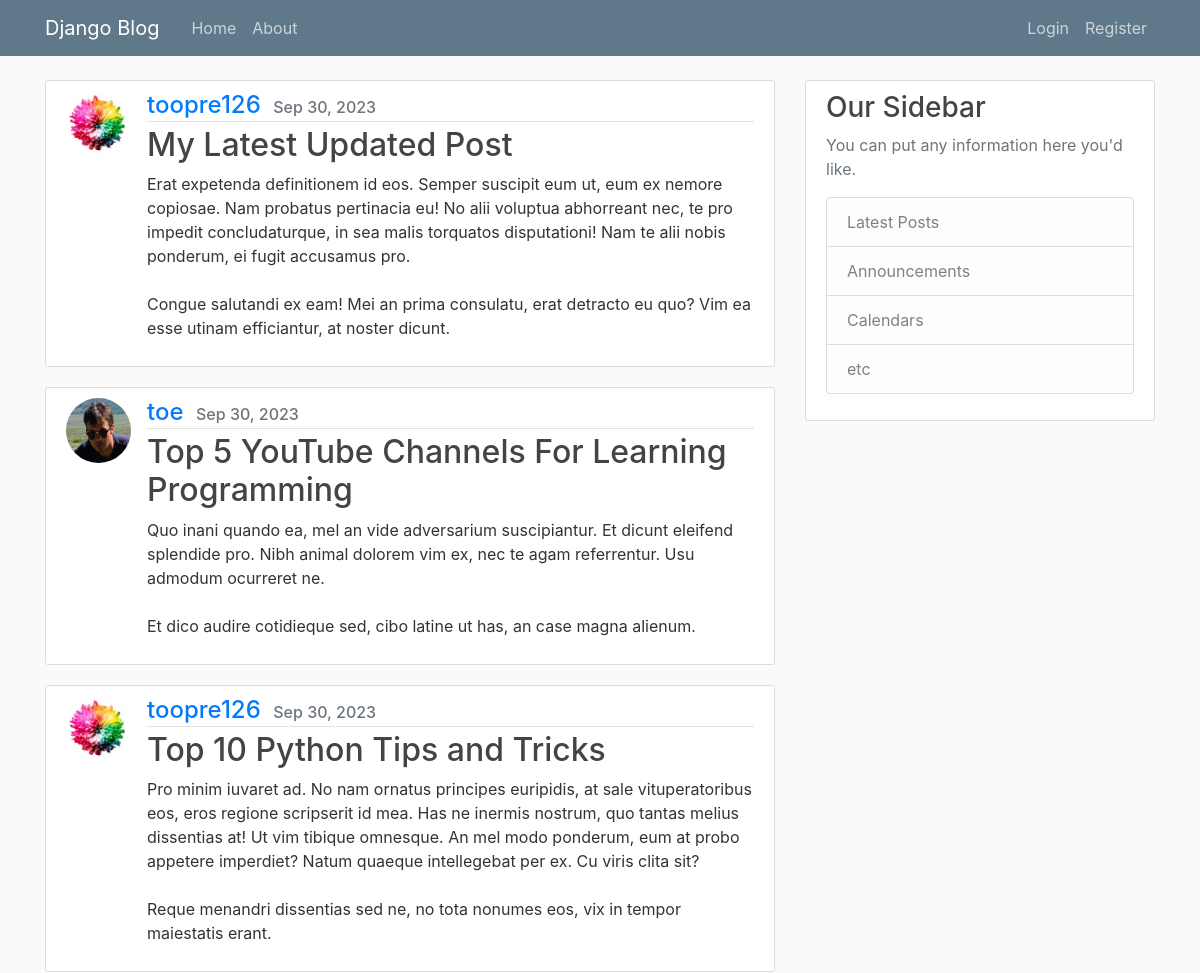
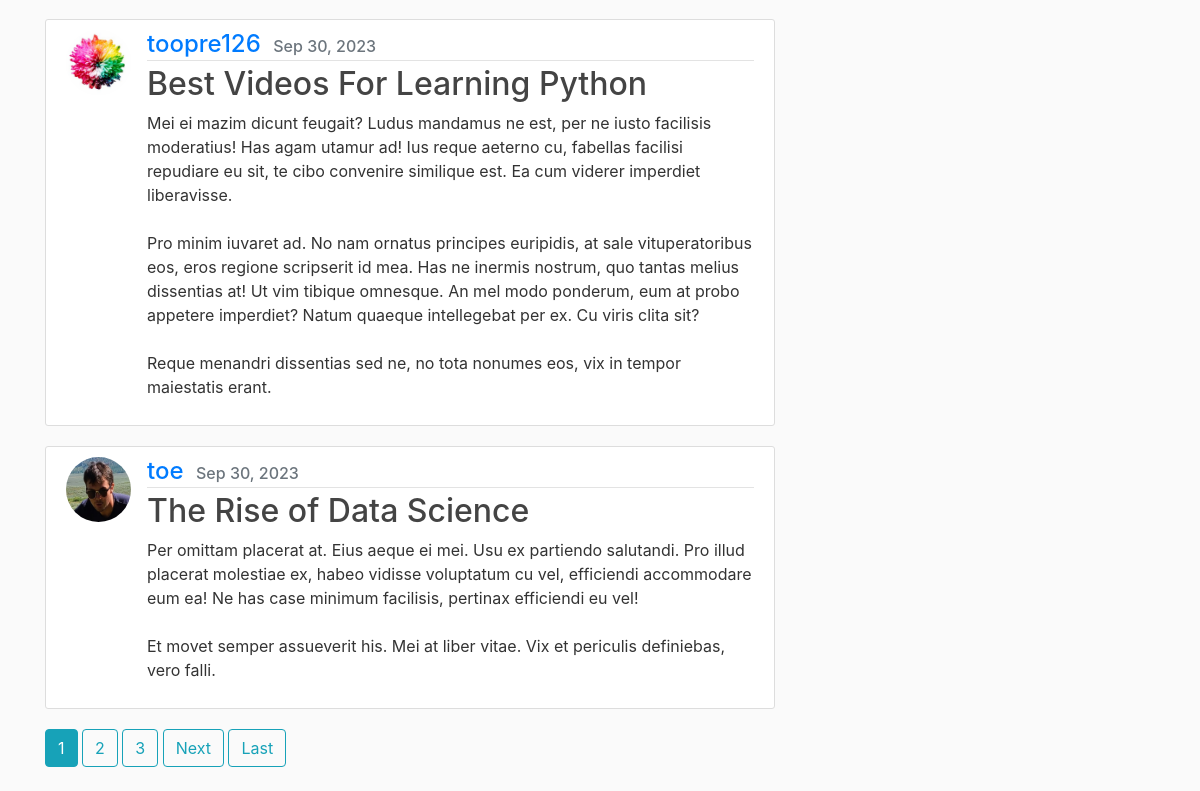
The page / on the database its author committed (2 pictures, top to bottom).
### blog/models.py (models this page shows, shortened)
class Post(models.Model):
    title = models.CharField(max_length=100)
    content = models.TextField()
    date_posted = models.DateTimeField(default = timezone.now)
    author = models.ForeignKey(User, on_delete = models.CASCADE)

### users/models.py (models this page shows, shortened)
class Profile(models.Model):
    user = models.OneToOneField(User, on_delete=models.CASCADE)
    image = models.ImageField(default='default.jpg', upload_to='profile_pics')

### blog/views.py (the view)
# urls.py: path('', PostListView.as_view(), name = 'blog-home'),
class PostListView(ListView):
    model = Post
    template_name = 'blog/home.html' #<app>/<model>_<viewtype>.html
    context_object_name = 'posts'
    ordering = ['-date_posted']
    paginate_by = 5

### blog/templates/blog/home.html (shortened to what this page needs)
{% extends "blog/base.html"%}
{% block content %}
    {% for post in posts %}
        <article class="media content-section">
            <img class="rounded-circle article-img" src="{{ post.author.profile.image.url }}">
            <div class="media-body">
            <div class="article-metadata">
                <a class="mr-2 h4" href="{% url 'user-posts' post.author.username %}">{{ post.author }}</a>
                <small class="text-muted h6">{{ post.date_posted|date:"M d, Y"}}</small>
            </div>
            <h2><a class="article-title" href="{% url 'post-detail' post.id %}">{{ post.title }}</a></h2>
            <p class="article-content">{{ post.content }}</p>
            </div>
        </article>
    {% endfor %}
    {% if is_paginated %}
        {% for num in page_obj.paginator.page_range %}
            {% if page_obj.number == num %}
                <a class="btn btn-info mb-4" href="?page={{ num }}">{{ num }}</a>
            {% elif num > page_obj.number|add:'-3' and num < page_obj.number|add:'3' %}
                <a class="btn btn-outline-info mb-4" href="?page={{ num }}">{{ num }}</a>
            {% endif %}
        {% endfor %}
        {% if page_obj.has_next %}
            <a class="btn btn-outline-info mb-4" href="?page={{ page_obj.next_page_number }}">Next</a>
            <a class="btn btn-outline-info mb-4" href="?page={{ page_obj.paginator.num_pages}}">Last</a>
        {% endif %}
    {% endif %}
{% endblock content %}

### blog/templates/blog/base.html (shortened to what this page needs)
{% load static %}
<!DOCTYPE html>
<html lang="en">
<head>
    <link rel="stylesheet" href="https://cdn.jsdelivr.net/npm/bootstrap@4.4.1/dist/css/bootstrap.min.css">
    <link rel="stylesheet" href="{% static 'blog/main.css' %}">
</head>
<body>
    <header class="site-header">
        <nav class="navbar navbar-expand-md navbar-dark bg-steel fixed-top">
          <div class="container">
            <a class="navbar-brand mr-4" href="{% url 'blog-home'%}">Django Blog</a>
            <div class="collapse navbar-collapse" id="navbarToggle">
              <div class="navbar-nav mr-auto">
                <a class="nav-item nav-link" href="{% url 'blog-home'%}">Home</a>
                <a class="nav-item nav-link" href="{% url 'blog-about'%}">About</a>
              </div>
              <div class="navbar-nav">
                {% if user.is_authenticated %}
                  <a class="nav-item nav-link" href="{% url 'post-create'%}">New post</a>
                  <a class="nav-item nav-link" href="{% url 'profile'%}">Profile</a>
                  <a class="nav-item nav-link" href="{% url 'logout'%}">Logout</a>
                {% else %}
                  <a class="nav-item nav-link" href="{% url 'login'%}">Login</a>
                  <a class="nav-item nav-link" href="{% url 'register'%}">Register</a>
                {% endif %}
              </div>
            </div>
          </div>
        </nav>
      </header>
      <main role="main" class="container">
        <div class="row">
          <div class="col-md-8">
            {% block content %}{% endblock %}
          </div>
          <div class="col-md-4">
            <div class="content-section">
              <h3>Our Sidebar</h3>
              <p class='text-muted'>You can put any information here you'd like.
                <ul class="list-group">
                  <li class="list-group-item list-group-item-light">Latest Posts</li>
                  <li class="list-group-item list-group-item-light">Announcements</li>
                  <li class="list-group-item list-group-item-light">Calendars</li>
                  <li class="list-group-item list-group-item-light">etc</li>
                </ul>
              </p>
            </div>
          </div>
        </div>
      </main>
</body>
</html>

### blog/static/blog/main.css (style rules this page uses)
body { background: #fafafa; color: #333333; margin-top: 5rem; }
h1, h2, h3, h4, h5, h6 { color: #444444; }
ul { margin: 0; }
.bg-steel { background-color: #5f788a; }
.site-header .navbar-nav .nav-link { color: #cbd5db; }
.content-section { background: #ffffff; padding: 10px 20px; border: 1px solid #dddddd; border-radius: 3px; margin-bottom: 20px; }
.article-title { color: #444444; }
.article-content { white-space: pre-line; }
.article-img { height: 65px; width: 65px; margin-right: 16px; }
.article-metadata { padding-bottom: 1px; margin-bottom: 4px; border-bottom: 1px solid #e3e3e3 }

### rows shown on the page
Post: author.profile.image (placeholder picture), author "toopre126", date_posted "Sep 30, 2023", title "My Latest Updated Post", content "Erat expetenda definitionem id eos. Semper suscipit eum ut, eum ex nemore copiosae. Nam probatus pertinacia eu! No alii voluptua abhorreant nec, te pro impedit concludaturque, in sea malis torquatos disputationi! Nam te alii nobis ponderum, ei fugit accusamus pro. Congue salutandi ex eam! Mei an prima consulatu, erat detracto eu quo? Vim ea esse utinam efficiantur, at noster dicunt."
Post: author.profile.image (picture), author "toe", date_posted "Sep 30, 2023", title "Top 5 YouTube Channels For Learning Programming", content "Quo inani quando ea, mel an vide adversarium suscipiantur. Et dicunt eleifend splendide pro. Nibh animal dolorem vim ex, nec te agam referrentur. Usu admodum ocurreret ne. Et dico audire cotidieque sed, cibo latine ut has, an case magna alienum."
Post: author.profile.image (placeholder picture), author "toopre126", date_posted "Sep 30, 2023", title "Top 10 Python Tips and Tricks", content "Pro minim iuvaret ad. No nam ornatus principes euripidis, at sale vituperatoribus eos, eros regione scripserit id mea. Has ne inermis nostrum, quo tantas melius dissentias at! Ut vim tibique omnesque. An mel modo ponderum, eum at probo appetere imperdiet? Natum quaeque intellegebat per ex. Cu viris clita sit? Reque menandri dissentias sed ne, no tota nonumes eos, vix in tempor maiestatis erant."
Post: author.profile.image (placeholder picture), author "toopre126", date_posted "Sep 30, 2023", title "Best Videos For Learning Python", content "Mei ei mazim dicunt feugait? Ludus mandamus ne est, per ne iusto facilisis moderatius! Has agam utamur ad! Ius reque aeterno cu, fabellas facilisi repudiare eu sit, te cibo convenire similique est. Ea cum viderer imperdiet liberavisse. Pro minim iuvaret ad. No nam ornatus principes euripidis, at sale vituperatoribus eos, eros regione scripserit id mea. Has ne inermis nostrum, quo tantas melius dissentias at! Ut vim tibique omnesque. An mel modo ponderum, eum at probo appetere imperdiet? Natum quaeque intellegebat per ex. Cu viris clita sit? Reque menandri dissentias sed ne, no tota nonumes eos, vix in tempor maiestatis erant."
Post: author.profile.image (picture), author "toe", date_posted "Sep 30, 2023", title "The Rise of Data Science", content "Per omittam placerat at. Eius aeque ei mei. Usu ex partiendo salutandi. Pro illud placerat molestiae ex, habeo vidisse voluptatum cu vel, efficiendi accommodare eum ea! Ne has case minimum facilisis, pertinax efficiendi eu vel! Et movet semper assueverit his. Mei at liber vitae. Vix et periculis definiebas, vero falli."

### other values the page prints
{{ num }} "1"
{{ num }} "2" "3"
